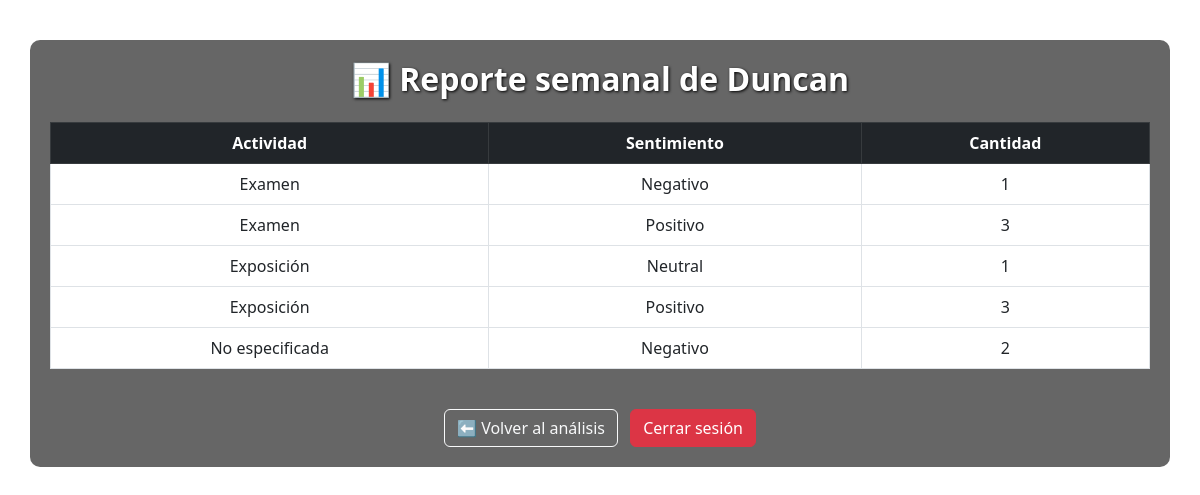
/reporte (signed in), run on an earlier commit of the app's database.
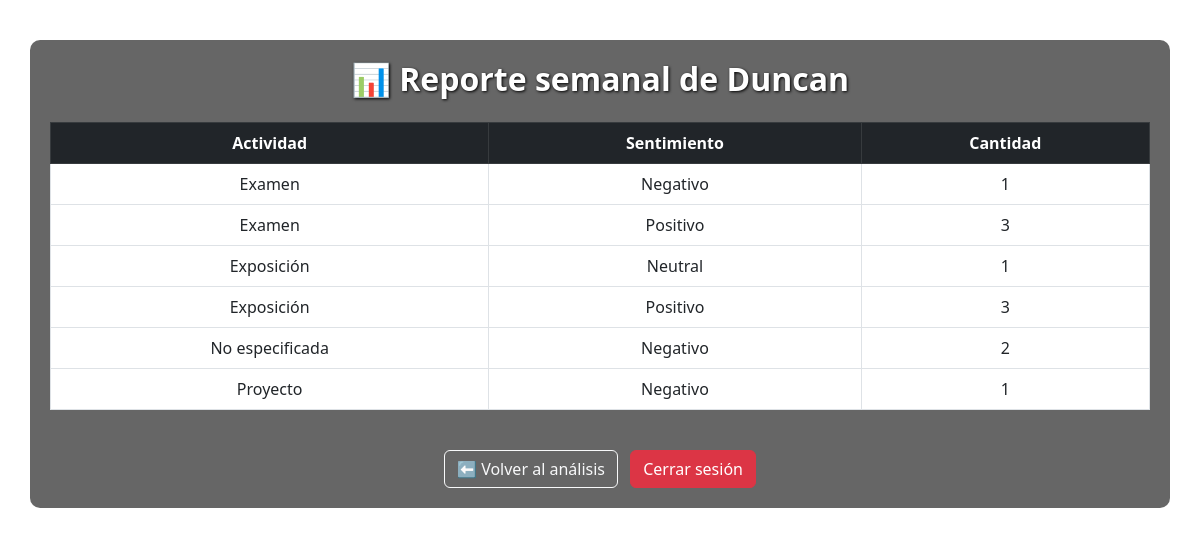
And on a later commit of the database.
### tables this page shows
CREATE TABLE analisis (
    id INTEGER PRIMARY KEY AUTOINCREMENT,
    usuario_id INTEGER NOT NULL,
    actividad TEXT NOT NULL,
    texto TEXT NOT NULL,
    sentimiento TEXT NOT NULL,
    puntaje REAL NOT NULL,
    fecha TIMESTAMP DEFAULT CURRENT_TIMESTAMP,
    FOREIGN KEY (usuario_id) REFERENCES usuarios(id)
);

### app.py (the view)
 @app.route('/reporte')
 def reporte():
     if 'usuario_id' not in session:
         return redirect(url_for('login'))
     conn = conectar()
     hoy = datetime.now()
     hace_una_semana = hoy - timedelta(days=7)
     cursor = conn.cursor()
     cursor.execute("""
         SELECT actividad, sentimiento, COUNT(*)
         FROM analisis
         WHERE usuario_id = ? AND fecha >= ?
         GROUP BY actividad, sentimiento
     """, (session['usuario_id'], hace_una_semana))
     datos = cursor.fetchall()
     conn.close()
     return render_template('reporte.html', nombre=session['nombre'], datos=datos)

### templates/reporte.html (shortened to what this page needs)
<!DOCTYPE html>
<html lang="es">
<head>
  <link rel="stylesheet" href="https://cdn.jsdelivr.net/npm/bootstrap@5.3.0/dist/css/bootstrap.min.css">
</head>
<body>
<div class="container">
  <h2 class="text-center">📊 Reporte semanal de {{ nombre }}</h2>
  {% if datos %}
    <div class="table-responsive mt-4">
      <table class="table table-bordered text-center">
        <thead class="table-dark">
          <tr>
            <th>Actividad</th>
            <th>Sentimiento</th>
            <th>Cantidad</th>
          </tr>
        </thead>
        <tbody>
          {% for actividad, sentimiento, cantidad in datos %}
            <tr>
              <td>{{ actividad }}</td>
              <td>{{ sentimiento }}</td>
              <td>{{ cantidad }}</td>
            </tr>
          {% endfor %}
        </tbody>
      </table>
    </div>
  {% else %}
    <p class="text-center mt-4">⚠️ No hay datos registrados en los últimos 7 días.</p>
  {% endif %}
  <div class="text-center mt-4">
    <a href="/" class="btn btn-outline-light me-2">⬅️ Volver al análisis</a>
    <a href="/logout" class="btn btn-danger">Cerrar sesión</a>
  </div>
</div>
</body>
</html>

What changed in the data, as far as the page shows it:
added analisis: actividad "Proyecto", sentimiento "Negativo", usuario "1"
